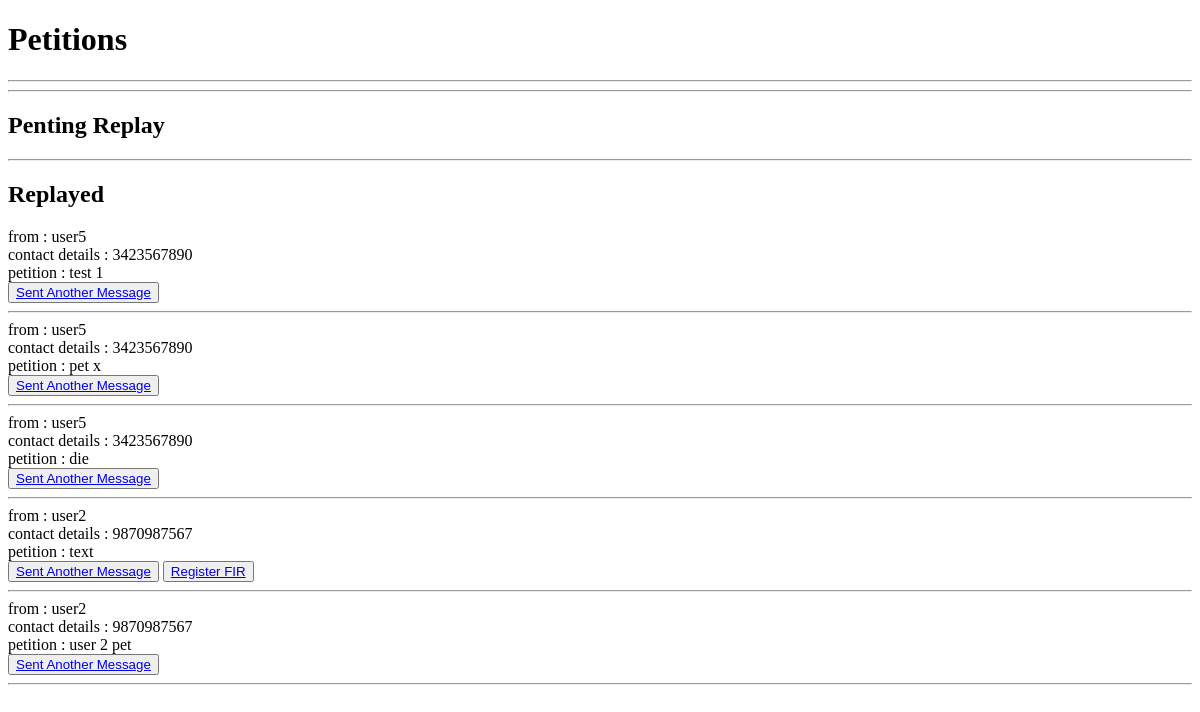
The app's page /view_petition/ (signed in), older data.
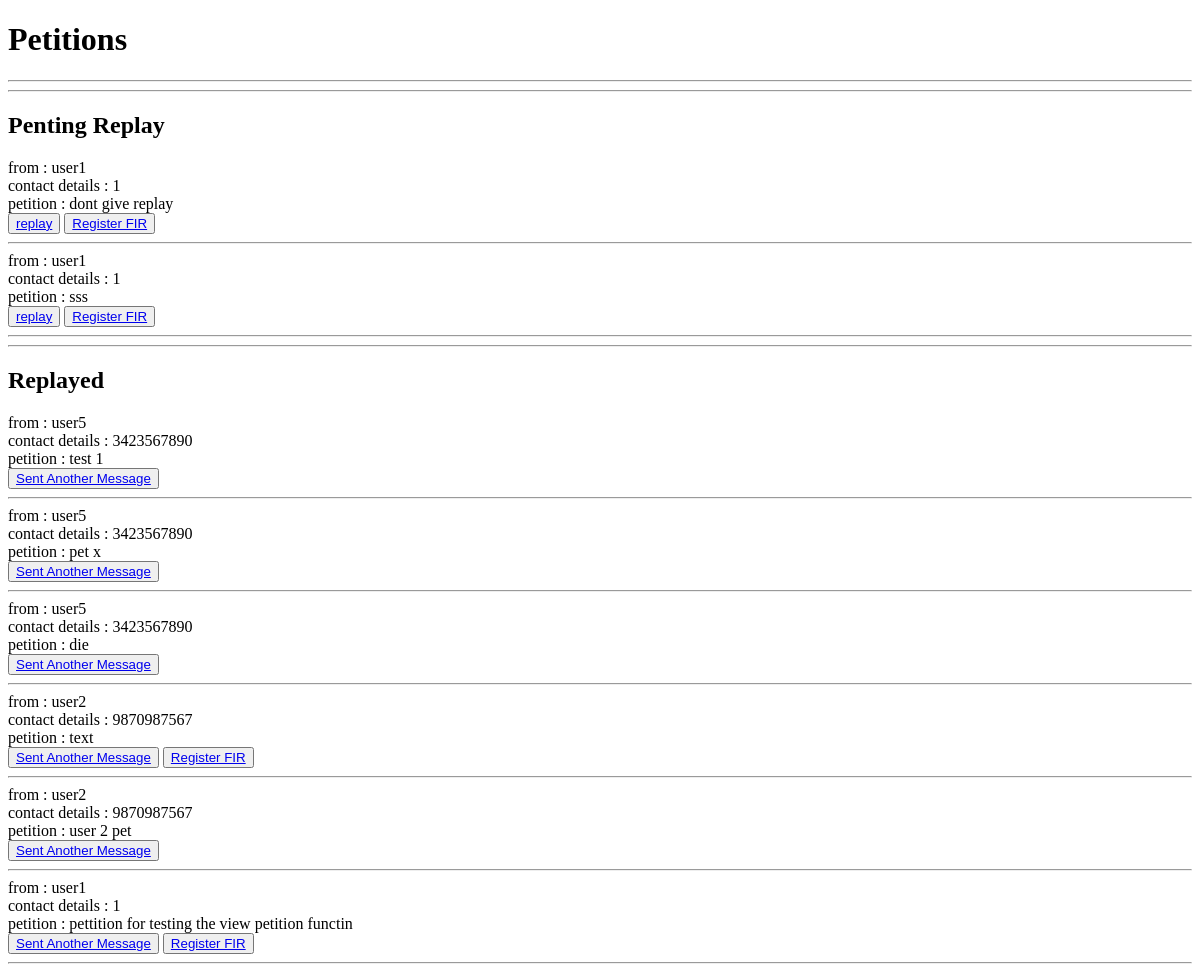
The same page, newer data.
### app_mini/models.py (models this page shows)
class Petition(models.Model):
    user = models.ForeignKey(user_registration, on_delete=models.SET_NULL, null=True)
    station = models.ForeignKey(police_station_registration, on_delete=models.SET_NULL, null=True)
    fir_number = models.CharField(max_length=20, null=True)
    petition_text = models.TextField()
    date = models.DateField(auto_now_add=True)
    reply = models.TextField(null = True)

class user_registration(models.Model):
    login_id = models.ForeignKey(login, on_delete=models.CASCADE, null=True, blank=True)
    fullname = models.CharField(max_length=30)
    contact = models.CharField(max_length=20)

### app_mini/views.py (the view)
# urls.py: path('view_petition/', views.view_petition, name='view_petition'),
def view_petition(request):
    login_id = request.session.get('station_id')
    station = police_station_registration.objects.get(login_id = login_id)
    station_id = station.station_id
    petition = Petition.objects.filter(station_id = station_id)
    return render(request, 'police_station/view_petition.html', {'petition':petition})

### app_mini/templates/police_station/view_petition.html (shortened to what this page needs)
<!DOCTYPE html>
<html lang="en">
<head>
</head>
<body>
    <h1>Petitions</h1>
    <hr><hr>
    {% if petition|length > 0 %}
<h2>Penting Replay</h2>
        {% for pet in petition %}
                {% if pet.reply == NULL %}
                from : {{pet.user.fullname}}
                <br>
                contact details : {{pet.user.contact}}
                <br>
                petition : {{pet.petition_text}}
                <br>
                <button><a href="{% url 'reply_to_petition' pet.id %}">replay</a></button>
                {% if pet.fir_number == NULL %}
                <button><a href="{% url 'fir_registration' pet.id %}">Register FIR</a></button>
                {% endif %}
                <hr>
                {% endif %}
        {% endfor %}
        <hr>
<h2>Replayed </h2>
        {% for pet in petition %}
            {% if pet.reply %}
                from : {{pet.user.fullname}}
                <br>
                contact details : {{pet.user.contact}}
                <br>
                petition : {{pet.petition_text}}
                <br>
                <button><a href="{% url 'reply_to_petition' pet.id %}">Sent Another Message</a></button>
                {% if pet.fir_number == NULL %}
                <button><a href="{% url 'fir_registration' pet.id %}">Register FIR</a></button>
                {% endif %}
                <hr>
            {% endif %}
        {% endfor %}
    {% else %}
        <p>No petitions available at the moment.</p>
    {% endif %}
</body>
</html>

Row changes from the older to the newer data that the page shows:
added Petition: user.fullname "user1", user.contact "1", petition_text "dont give replay", shows "Register FIR", shown under "Penting Replay"
added Petition: user.fullname "user1", user.contact "1", petition_text "sss", shows "Register FIR", shown under "Penting Replay"
added Petition: user.fullname "user1", user.contact "1", petition_text "pettition for testing the view petition functin", shows "Register FIR", shown under "Replayed"
